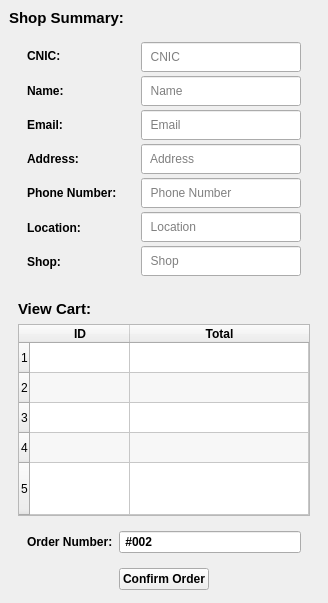
               <widget class="QWidget" name="widget_60" native="true">
                <layout class="QVBoxLayout" name="verticalLayout_33">
                 <property name="leftMargin">
                  <number>9</number>
                 </property>
                 <property name="topMargin">
                  <number>9</number>
                 </property>
                 <property name="rightMargin">
                  <number>9</number>
                 </property>
                 <property name="bottomMargin">
                  <number>9</number>
                 </property>
                 <item>
                  <widget class="QLabel" name="label_49">
                   <property name="font">
                    <font>
                     <pointsize>11</pointsize>
                     <weight>75</weight>
                     <bold>true</bold>
                    </font>
                   </property>
                   <property name="text">
                    <string>Shop Summary:</string>
                   </property>
                  </widget>
                 </item>
                 <item>
                  <widget class="QWidget" name="widget_27" native="true">
                   <property name="sizePolicy">
                    <sizepolicy hsizetype="Expanding" vsizetype="Preferred">
                     <horstretch>0</horstretch>
                     <verstretch>0</verstretch>
                    </sizepolicy>
                   </property>
                   <layout class="QHBoxLayout" name="horizontalLayout_13">
                    <property name="leftMargin">
                     <number>9</number>
                    </property>
                    <item alignment="Qt::AlignHCenter">
                     <widget class="QWidget" name="widget_29" native="true">
                      <layout class="QVBoxLayout" name="verticalLayout_22">
                       <property name="topMargin">
                        <number>0</number>
                       </property>
                       <property name="bottomMargin">
                        <number>0</number>
                       </property>
                       <item>
                        <widget class="QLabel" name="label_19">
                         <property name="font">
                          <font>
                           <weight>75</weight>
                           <bold>true</bold>
                          </font>
                         </property>
                         <property name="text">
                          <string>CNIC:</string>
                         </property>
                        </widget>
                       </item>
                       <item>
                        <widget class="QLabel" name="label_20">
                         <property name="font">
                          <font>
                           <weight>75</weight>
                           <bold>true</bold>
                          </font>
                         </property>
                         <property name="text">
                          <string>Name:</string>
                         </property>
                        </widget>
                       </item>
                       <item>
                        <widget class="QLabel" name="label_21">
                         <property name="font">
                          <font>
                           <weight>75</weight>
                           <bold>true</bold>
                          </font>
                         </property>
                         <property name="text">
                          <string>Email:</string>
                         </property>
                        </widget>
                       </item>
                       <item>
                        <widget class="QLabel" name="label_22">
                         <property name="font">
                          <font>
                           <weight>75</weight>
                           <bold>true</bold>
                          </font>
                         </property>
                         <property name="text">
                          <string>Address:</string>
                         </property>
                        </widget>
                       </item>
                       <item>
                        <widget class="QLabel" name="label_23">
                         <property name="font">
                          <font>
                           <weight>75</weight>
                           <bold>true</bold>
                          </font>
                         </property>
                         <property name="text">
                          <string>Phone Number:</string>
                         </property>
                        </widget>
                       </item>
                       <item>
                        <widget class="QLabel" name="label_24">
                         <property name="font">
                          <font>
                           <weight>75</weight>
                           <bold>true</bold>
                          </font>
                         </property>
                         <property name="text">
                          <string>Location:</string>
                         </property>
                        </widget>
                       </item>
                       <item>
                        <widget class="QLabel" name="label_31">
                         <property name="font">
                          <font>
                           <weight>75</weight>
                           <bold>true</bold>
                          </font>
                         </property>
                         <property name="text">
                          <string>Shop:</string>
                         </property>
                        </widget>
                       </item>
                      </layout>
                     </widget>
                    </item>
                    <item alignment="Qt::AlignLeft">
                     <widget class="QWidget" name="widget_30" native="true">
                      <layout class="QVBoxLayout" name="verticalLayout_23">
                       <property name="spacing">
                        <number>4</number>
                       </property>
                       <property name="topMargin">
                        <number>0</number>
                       </property>
                       <property name="bottomMargin">
                        <number>0</number>
                       </property>
                       <item>
                        <widget class="QLineEdit" name="txt_Cnic_2">
                         <property name="minimumSize">
                          <size>
                           <width>160</width>
                           <height>30</height>
                          </size>
                         </property>
                         <property name="readOnly">
                          <bool>true</bool>
                         </property>
                         <property name="placeholderText">
                          <string>  CNIC</string>
                         </property>
                        </widget>
                       </item>
                       <item>
                        <widget class="QLineEdit" name="txt_Name_2">
                         <property name="minimumSize">
                          <size>
                           <width>0</width>
                           <height>30</height>
                          </size>
                         </property>
                         <property name="readOnly">
                          <bool>true</bool>
                         </property>
                         <property name="placeholderText">
                          <string>  Name</string>
                         </property>
                        </widget>
                       </item>
                       <item>
                        <widget class="QLineEdit" name="txt_Email_2">
                         <property name="minimumSize">
                          <size>
                           <width>0</width>
                           <height>30</height>
                          </size>
                         </property>
                         <property name="readOnly">
                          <bool>true</bool>
                         </property>
                         <property name="placeholderText">
                          <string>  Email</string>
                         </property>
                        </widget>
                       </item>
                       <item>
                        <widget class="QLineEdit" name="txt_Address_2">
                         <property name="minimumSize">
                          <size>
                           <width>0</width>
                           <height>30</height>
                          </size>
                         </property>
                         <property name="readOnly">
                          <bool>true</bool>
                         </property>
                         <property name="placeholderText">
                          <string>  Address</string>
                         </property>
                        </widget>
                       </item>
                       <item>
                        <widget class="QLineEdit" name="txt_PhoneNumber_2">
                         <property name="minimumSize">
                          <size>
                           <width>0</width>
                           <height>30</height>
                          </size>
                         </property>
                         <property name="readOnly">
                          <bool>true</bool>
                         </property>
                         <property name="placeholderText">
                          <string>  Phone Number</string>
                         </property>
                        </widget>
                       </item>
                       <item>
                        <widget class="QLineEdit" name="txt_Location">
                         <property name="minimumSize">
                          <size>
                           <width>0</width>
                           <height>30</height>
                          </size>
                         </property>
                         <property name="readOnly">
                          <bool>true</bool>
                         </property>
                         <property name="placeholderText">
                          <string>  Location</string>
                         </property>
                        </widget>
                       </item>
                       <item>
                        <widget class="QLineEdit" name="txt_Shop_2">
                         <property name="minimumSize">
                          <size>
                           <width>0</width>
                           <height>30</height>
                          </size>
                         </property>
                         <property name="readOnly">
                          <bool>true</bool>
                         </property>
                         <property name="placeholderText">
                          <string>  Shop</string>
                         </property>
                        </widget>
                       </item>
                      </layout>
                     </widget>
                    </item>
                   </layout>
                  </widget>
                 </item>
                 <item>
                  <widget class="QWidget" name="widget_26" native="true">
                   <layout class="QVBoxLayout" name="verticalLayout_31">
                    <property name="leftMargin">
                     <number>0</number>
                    </property>
                    <property name="topMargin">
                     <number>0</number>
                    </property>
                    <property name="rightMargin">
                     <number>0</number>
                    </property>
                    <property name="bottomMargin">
                     <number>0</number>
                    </property>
                    <item>
                     <widget class="QWidget" name="widget_28" native="true">
                      <layout class="QVBoxLayout" name="verticalLayout_24">
                       <property name="leftMargin">
                        <number>9</number>
                       </property>
                       <property name="topMargin">
                        <number>9</number>
                       </property>
                       <property name="bottomMargin">
                        <number>4</number>
                       </property>
                       <item>
                        <widget class="QLabel" name="label_32">
                         <property name="font">
                          <font>
                           <pointsize>11</pointsize>
                           <weight>75</weight>
                           <bold>true</bold>
                          </font>
                         </property>
                         <property name="text">
                          <string>View Cart:</string>
                         </property>
                        </widget>
                       </item>
                       <item>
                        <widget class="QTableWidget" name="tableWidget_Cart">
                         <property name="alternatingRowColors">
                          <bool>true</bool>
                         </property>
                         <property name="rowCount">
                          <number>5</number>
                         </property>
                         <attribute name="horizontalHeaderStretchLastSection">
                          <bool>true</bool>
                         </attribute>
                         <attribute name="verticalHeaderStretchLastSection">
                          <bool>true</bool>
                         </attribute>
                         <row/>
                         <row/>
                         <row/>
                         <row/>
                         <row/>
                         <column>
                          <property name="text">
                           <string>ID</string>
                          </property>
                          <property name="font">
                           <font>
                            <weight>75</weight>
                            <bold>true</bold>
                           </font>
                          </property>
                         </column>
                         <column>
                          <property name="text">
                           <string>Total</string>
                          </property>
                          <property name="font">
                           <font>
                            <weight>75</weight>
                            <bold>true</bold>
                           </font>
                          </property>
                         </column>
                        </widget>
                       </item>
                       <item>
                        <widget class="QWidget" name="widget_31" native="true">
                         <layout class="QHBoxLayout" name="horizontalLayout_14">
                          <item>
                           <widget class="QLabel" name="label_33">
                            <property name="font">
                             <font>
                              <weight>75</weight>
                              <bold>true</bold>
                             </font>
                            </property>
                            <property name="text">
                             <string>Order Number:</string>
                            </property>
                           </widget>
                          </item>
                          <item>
                           <widget class="QLineEdit" name="txtOrderNo">
                            <property name="font">
                             <font>
                              <weight>75</weight>
                              <bold>true</bold>
                             </font>
                            </property>
                            <property name="text">
                             <string> #002</string>
                            </property>
                           </widget>
                          </item>
                         </layout>
                        </widget>
                       </item>
                       <item alignment="Qt::AlignHCenter">
                        <widget class="QPushButton" name="btn_ConfirmOrder_2">
                         <property name="font">
                          <font>
                           <weight>75</weight>
                           <bold>true</bold>
                          </font>
                         </property>
                         <property name="text">
                          <string>Confirm Order</string>
                         </property>
                         <property name="icon">
                          <iconset resource="Resource.qrc">
                           <normaloff>:/White Icons/Graphics/featherBlack/price-list.png</normaloff>:/White Icons/Graphics/featherBlack/price-list.png</iconset>
                         </property>
                         <property name="iconSize">
                          <size>
                           <width>20</width>
                           <height>20</height>
                          </size>
                         </property>
                        </widget>
                       </item>
                      </layout>
                     </widget>
                    </item>
                   </layout>
                  </widget>
                 </item>
                </layout>
               </widget>
